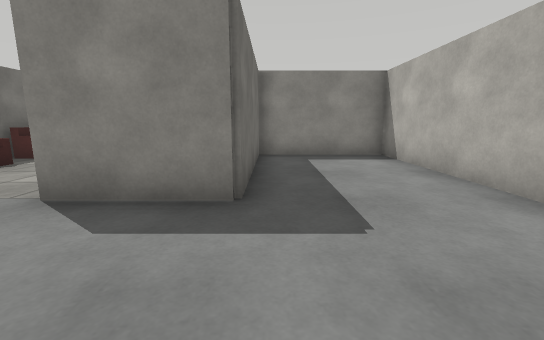
[1] (above)

23 first-person views from a walk through a Webots world. The camera is 1 m above the floor, tilts 10° down and sees 90° across. The floor is counted in squares, 1 m on a side. Each view is taken from the middle of a square. On the plan, view 1 faces up. The plan holds only what a view shows up to about 11 squares ahead; the rest is blank. Robots are left out. Webots' stock objects and surfaces are drawn as simple stand-ins.

[2]
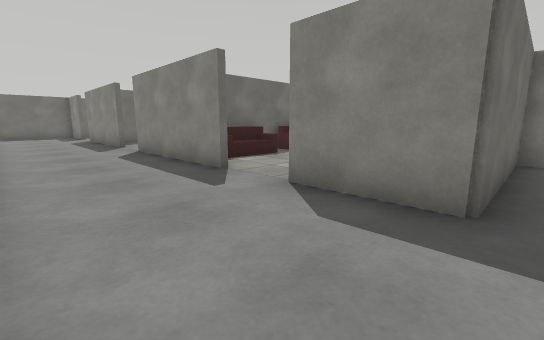

[3]
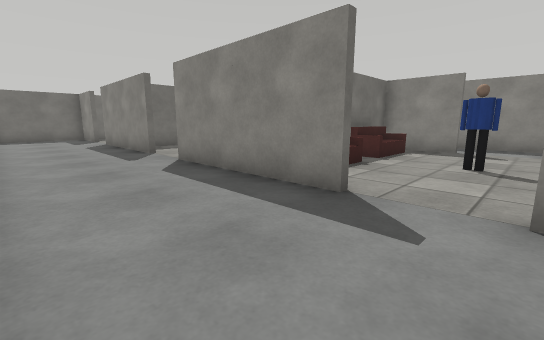

[4]
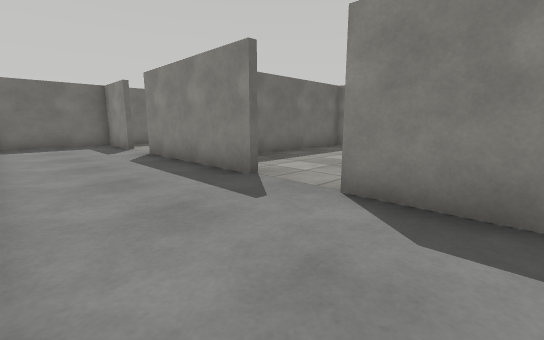

[5]
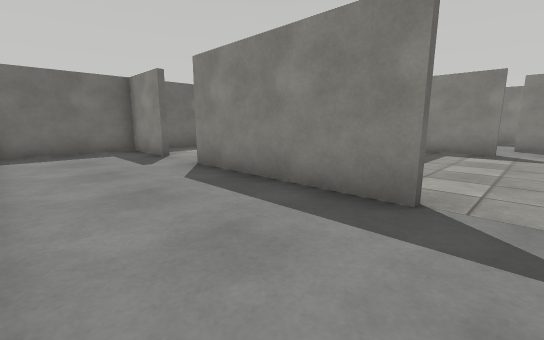

[6]
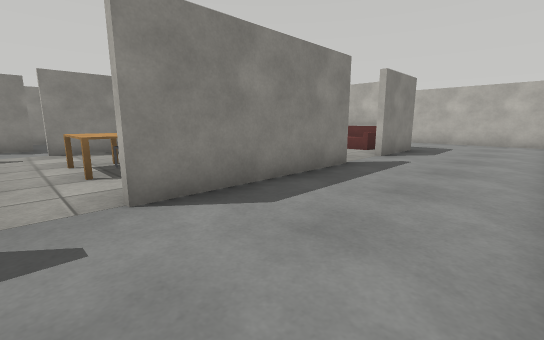

[7]
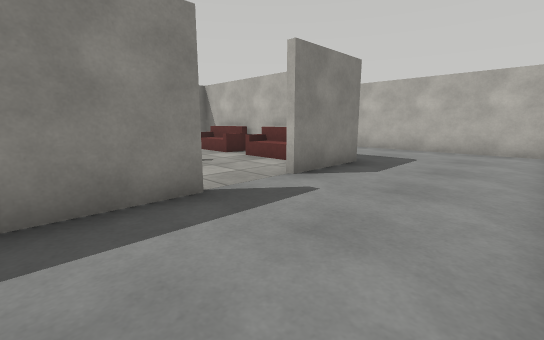

[8]
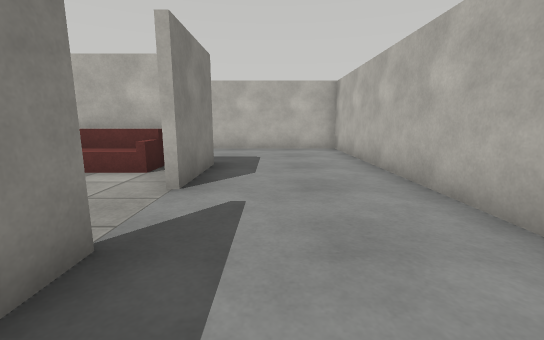

[9]
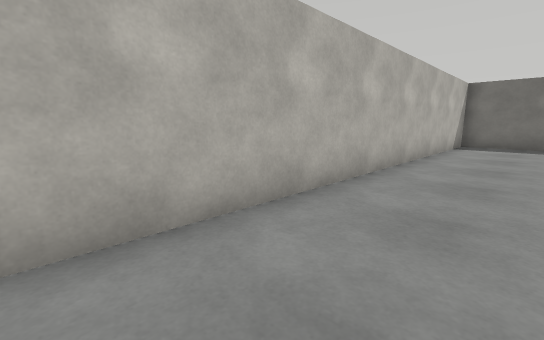

[10]
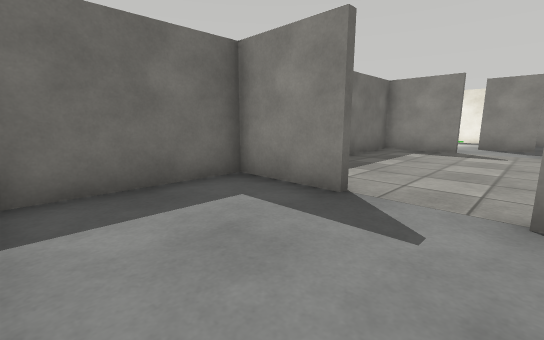

[11]
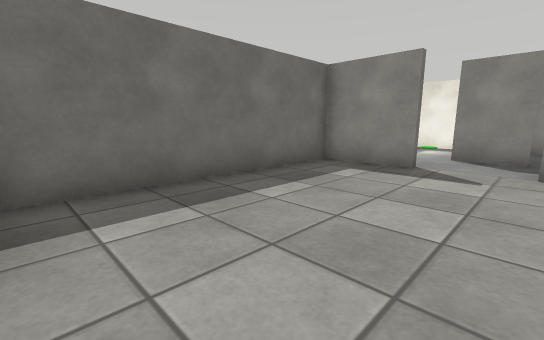

[12]
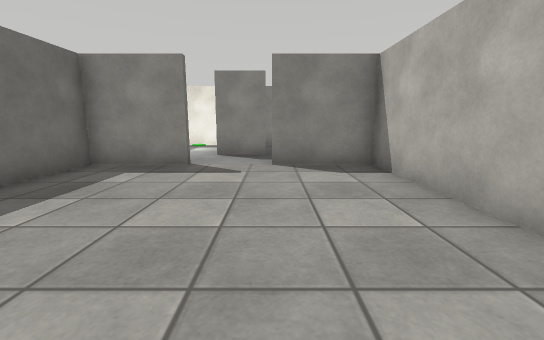

[13]
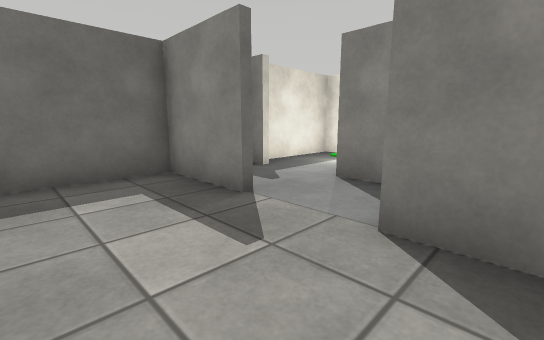

[14]
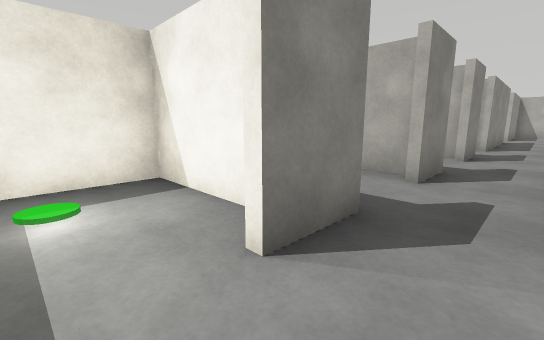

[15]
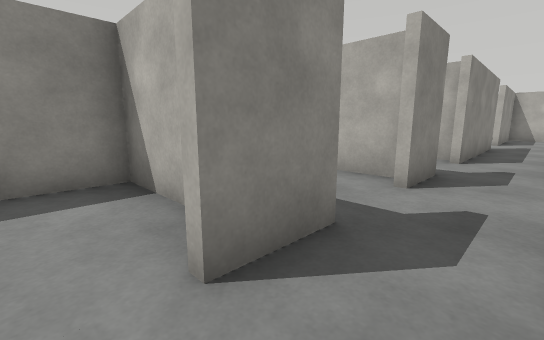

[16]
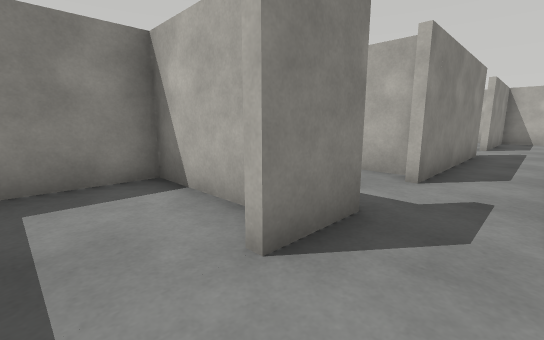

[17]
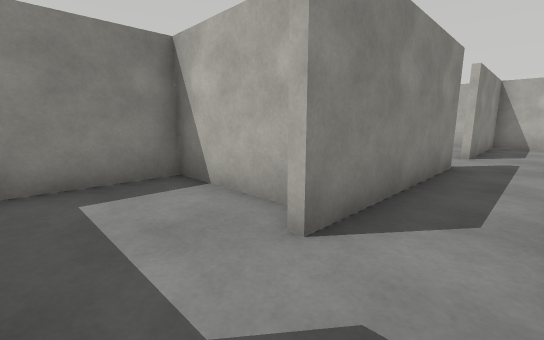

[18]
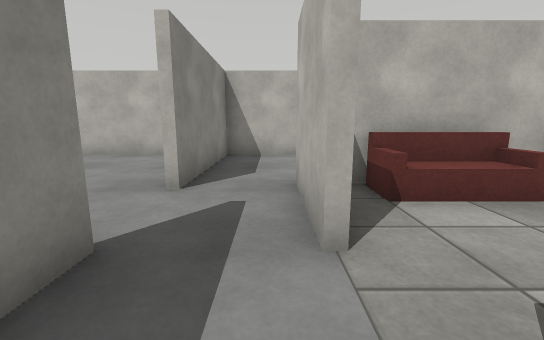

[19]
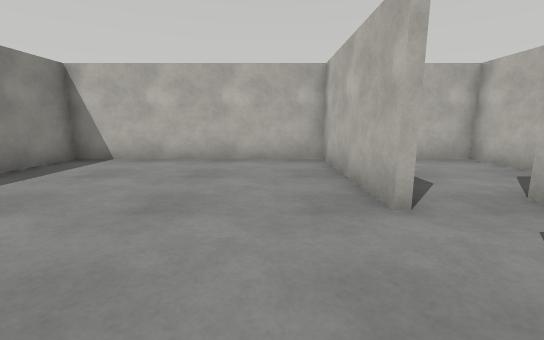

[20]
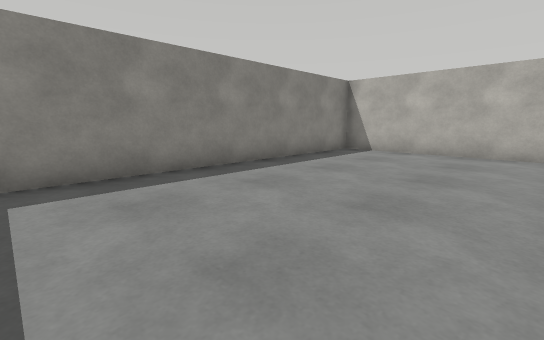

[21]
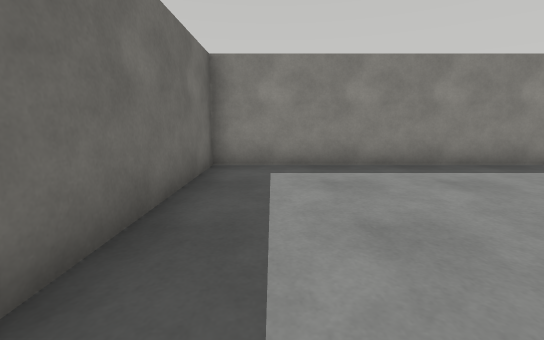

[22]
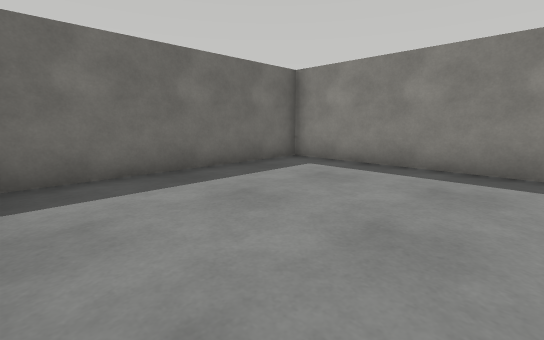

[23]
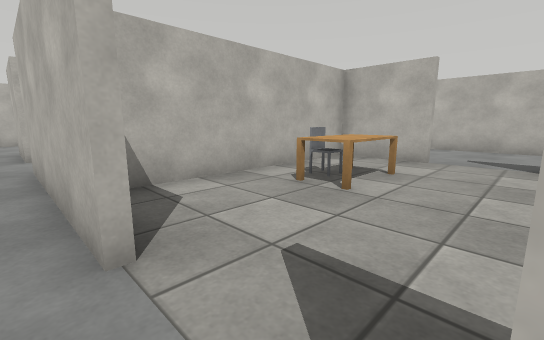

### Floor plan
Points are (right, up) in squares from view 1. A wall is a line through its corners. A room is listed if a view was taken in it or the views show most of it. See-through windows are left out.
Room 1 (views 1, 2, 3, 4, 5, 6, 7, 8, 9, 10)
walls: (-4.9, 3.4) (-10, 3.4); (-4.8, -0.4) (3.4, -0.4) (3.4, 8); (-11.9, 3.4) (-17, 3.4); (-18.9, 3.4) (-21.3, 3.4) (-21.3, -0.4) (-7.9, -0.4); (3.5, 8.4) (-0.4, 8.4) (-0.4, 3.4) (-3, 3.4)
ways out: opening at (-17.5, 3) to room 2; opening at (-10.5, 3) to room 9; opening at (-3.5, 3) to room 9; opening at (0, 5) to room 9
Room 2 (views 11, 12, 13)
walls: (-14.6, 6.2) (-14.6, 10.4) (-17, 10.4); (-18.9, 10.4) (-21.3, 10.4) (-21.3, 3.9)
ways out: opening at (-17.5, 3) to room 1; opening at (-17.5, 10) to room 4
Room 3 (view 14)
walls: (-20.6, 12.4) (-21.1, 12.4); (-18, 13.4) (-18, 15.9) (-21.3, 15.9) (-21.3, 13.1)
ways out: opening at (-18, 11) to room 4
Room 4 (view 15)
walls: (-17.1, 12.4) (-18.8, 12.4); (-14.6, 12.7) (-14.6, 13.7); (-14.6, 13.9) (-14.6, 15.9) (-17.4, 15.9)
ways out: opening at (-17.5, 10) to room 2; opening at (-18, 11) to room 3; opening at (-14.5, 11) to room 5
Room 5 (views 16, 23)
walls: (-13.6, 12.4) (-15.2, 12.4); (-11, 12.6) (-11, 15.9) (-13.1, 15.9)
ways out: opening at (-14.5, 11) to room 4; opening at (-12, 11) to room 6
Room 6 (view 17)
walls: (-10.1, 12.4) (-11.8, 12.4); (-7.6, 12.6) (-7.6, 15.9) (-10.1, 15.9); (-10.1, 10.6) (-8.4, 10.6)
ways out: opening at (-12, 11) to room 5; opening at (-8, 11) to room 7; opening at (-10.5, 10) to room 9
Room 7 (view 18)
walls: (-3, 10.6) (-0.5, 10.6); (-2.9, 12.4) (-8.2, 12.4); (1.5, 8.6) (3.5, 8.6); (3.5, 12.4) (-1, 12.4); (3.4, 8) (3.4, 12); (-8.4, 10.6) (-5, 10.6)
ways out: opening at (-8, 11) to room 6; opening at (-1.5, 12) to room 8; opening at (-3.5, 10) to room 9
Room 8 (views 19, 20, 21, 22)
walls: (-1, 12.6) (3.5, 12.6); (3.4, 12) (3.4, 19.4) (-7.4, 19.4) (-7.4, 12.9)
ways out: opening at (-1.5, 12) to room 7
Room 9 (no view inside)
walls: (-7.6, 6.5) (-7.6, 7.6); (-7.4, 7.4) (-7.4, 6.4); (-10.1, 3.6) (-7.6, 3.6) (-7.6, 4.6); (-8, 10.4) (-10, 10.4); (-4.9, 10.4) (-7.4, 10.4); (-0.6, 5.4) (-0.6, 9.7); (-11.9, 10.4) (-14, 10.4); (-14.4, 9.6) (-14.4, 5.7)
ways out: opening at (-10.5, 3) to room 1; opening at (-3.5, 3) to room 1; opening at (0, 5) to room 1; opening at (-10.5, 10) to room 6; opening at (-3.5, 10) to room 7
objects: table (-10, 6) to (-10, 7); chair (-9, 6) to (-9, 7); sofa (-7, 5) to (-6, 6); sofa (-7, 8) to (-6, 9); person (-4, 7); sofa (-1, 5) to (-1, 6); sofa (-1, 8) to (-1, 9)

Where each view was taken, in squares from view 1:
view 1: 0 up, 0 right, facing up
view 2: 0 up, 0 right, facing up-left
view 3: 0 up, 3 left, facing up-left
view 4: 0 up, 8 left, facing up-left
view 5: 0 up, 11 left, facing up-left
view 6: 0 up, 11 left, facing up-right
view 7: 0 up, 7 left, facing up-right
view 8: 2 up, 7 left, facing right
view 9: 2 up, 8 left, facing down-left
view 10: 0 up, 17 left, facing up-left
view 11: 4 up, 17 left, facing up-left
view 12: 4 up, 17 left, facing up
view 13: 8 up, 16 left, facing up-left
view 14: 11 up, 20 left, facing up-right
view 15: 11 up, 16 left, facing up-right
view 16: 11 up, 13 left, facing up-right
view 17: 11 up, 10 left, facing up-right
view 18: 11 up, 5 left, facing right
view 19: 14 up, 4 left, facing right
view 20: 14 up, 6 left, facing up-right
view 21: 13 up, 6 left, facing up
view 22: 13 up, 2 left, facing up-left
view 23: 11 up, 12 left, facing down-right
